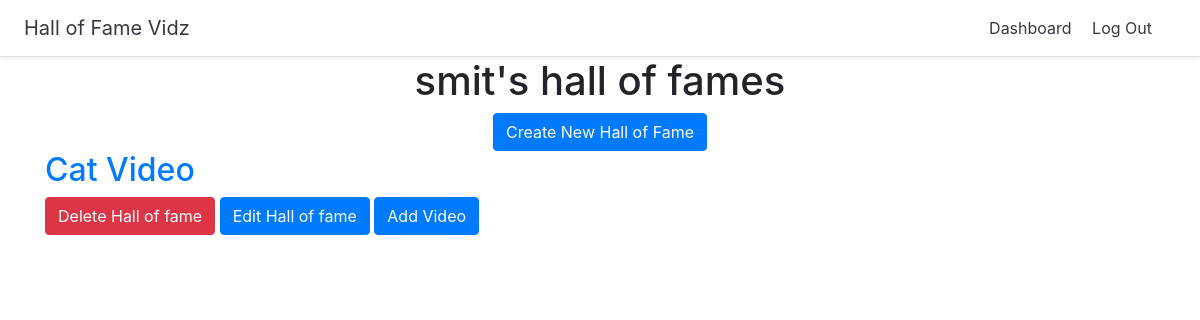
/dashboard (signed in), run on an earlier commit of the app's database.
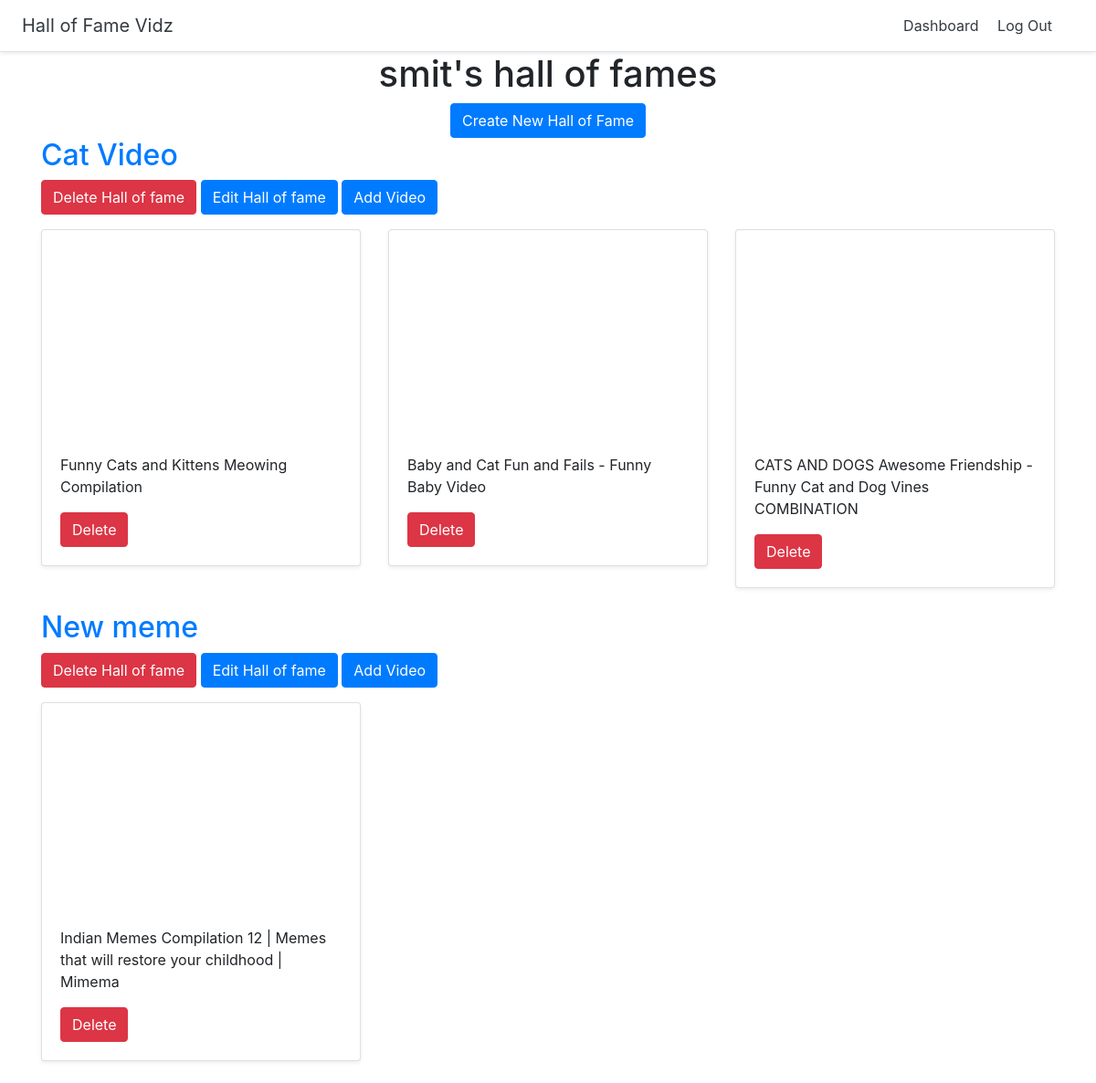
And on a later commit of the database.
### halls/models.py (models this page shows)
class Hall(models.Model):
    title = models.CharField(max_length=255)
    user = models.ForeignKey(User, on_delete=models.CASCADE)

class Video(models.Model):
    title = models.CharField(max_length=255)
    url = models.URLField()
    youtube_id = models.CharField(max_length=255)
    hall = models.ForeignKey(Hall, on_delete=models.CASCADE)

### halls/views.py (the view)
# urls.py: path('dashboard',views.dashboard, name='dashboard'),
@login_required
def dashboard(request):
    halls = Hall.objects.filter(user=request.user)
    return render(request, 'halls/dashboard.html', {'halls':halls})

### halls/templates/halls/dashboard.html
{% extends 'halls/base.html' %}
{% block content %}
<div class="container">
  <div class="text-center">
    <h1>{{ user.username }}'s hall of fames</h1>
    <a href="{% url 'create_hall' %}" class="btn btn-primary">Create New Hall of Fame</a>
  </div>
    {% for hall in halls %}
<h2><a href="{% url 'detail_hall' hall.id %}">{{ hall.title }}</a></h2>
<a href="{% url 'delete_hall' hall.id %}" class="btn btn-danger">Delete Hall of fame</a>
<a href="{% url 'update_hall' hall.id %}" class="btn btn-primary">Edit Hall of fame</a>
<a href="{% url 'add_video' hall.id %}" class="btn btn-primary">Add Video</a>
      <div class="row">
        {% for video in hall.video_set.all %}
        <div class="col-md-4 mt-3">
          <div class="card mb-4 shadow-sm">
            <iframe width="100%" height="225" src="https://www.youtube.com/embed/{{ video.youtube_id }}" frameborder="0" allow="accelerometer; autoplay; encrypted-media; gyroscope; picture-in-picture" allowfullscreen></iframe>
            <div class="card-body">
              <p class="card-text">{{ video.title }}</p>
              <a href="{% url 'delete_video' video.id %}" class="btn btn-danger">Delete</a>
            </div>
          </div>
        </div>
        {% endfor %}
      </div>
    {% endfor %}
</div>
{% endblock %}

### halls/templates/halls/base.html (shortened to what this page needs)
<!doctype html>
<html lang="en">
{% load staticfiles %}
<head>
  <link rel="stylesheet" href="https://stackpath.bootstrapcdn.com/bootstrap/4.2.1/css/bootstrap.min.css">
  <link href="{% static 'custom.css' %}" rel="stylesheet">
</head>
<body>
  <div class="d-flex flex-column flex-md-row align-items-center p-3 px-md-4 bg-white border-bottom shadow-sm">
    <h5 class="my-0 mr-md-auto font-weight-normal"><a href="{% url 'home' %}" class="text-dark">Hall of Fame Vidz</a></h5>
    <nav class="my-2 my-md-0 mr-md-3">
      {% if user.is_authenticated %}
      <a class="p-2 text-dark" href="{% url 'dashboard' %}">Dashboard</a>
      <a class="p-2 text-dark" href="{% url 'logout' %}">Log Out</a>
      {% else %}
      <a class="p-2 text-dark" href="{% url 'login' %}">Log In</a>
      {% endif %}
    </nav>
  </div>
  {% block content %}
  {% endblock %}
</body>
</html>

What changed in the data, as far as the page shows it:
added Video: title "Funny Cats and Kittens Meowing Compilation", shown under Hall "Cat Video"
added Video: title "Baby and Cat Fun and Fails - Funny Baby Video", shown under Hall "Cat Video"
added Video: title "CATS AND DOGS Awesome Friendship - Funny Cat and Dog Vines COMBINATION", shown under Hall "Cat Video"
added Hall: title "New meme"
added Video: title "Indian Memes Compilation 12 | Memes that will restore your childhood | Mimema", shown under "New meme"
